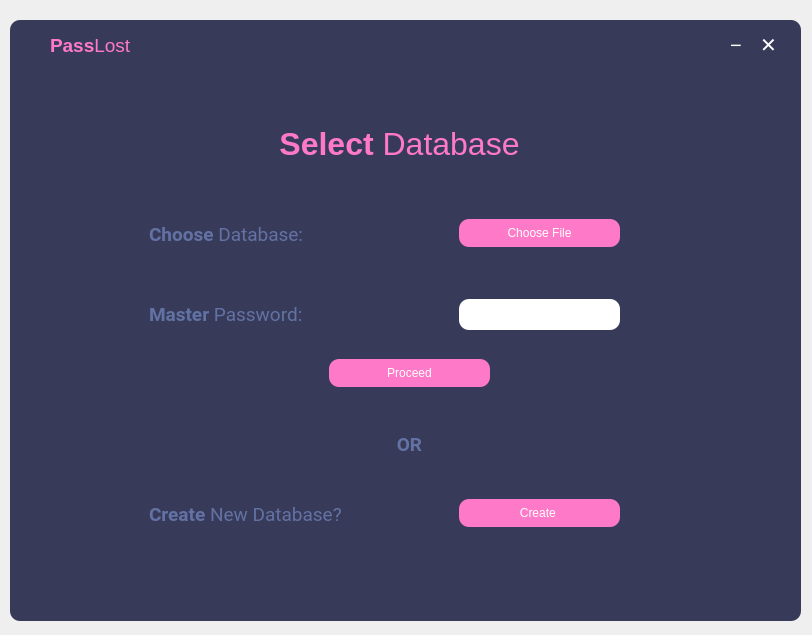
<?xml version="1.0" encoding="UTF-8"?>
<ui version="4.0">
 <class>MainWindow</class>
 <widget class="QMainWindow" name="MainWindow">
  <property name="geometry">
   <rect>
    <x>0</x>
    <y>0</y>
    <width>812</width>
    <height>635</height>
   </rect>
  </property>
  <property name="windowTitle">
   <string>MainWindow</string>
  </property>
  <widget class="QWidget" name="centralwidget">
   <widget class="QFrame" name="frame">
    <property name="geometry">
     <rect>
      <x>10</x>
      <y>40</y>
      <width>791</width>
      <height>581</height>
     </rect>
    </property>
    <property name="styleSheet">
     <string notr="true">
border-radius: 10px;


background-color: rgb(56, 58, 89)</string>
    </property>
    <property name="frameShape">
     <enum>QFrame::StyledPanel</enum>
    </property>
    <property name="frameShadow">
     <enum>QFrame::Raised</enum>
    </property>
    <layout class="QVBoxLayout" name="verticalLayout_2">
     <item>
      <widget class="QStackedWidget" name="stacked_wid">
       <property name="currentIndex">
        <number>0</number>
       </property>
       <widget class="QWidget" name="opendb_page">
        <widget class="QLabel" name="heading_page1">
         <property name="geometry">
          <rect>
           <x>0</x>
           <y>70</y>
           <width>761</width>
           <height>51</height>
          </rect>
         </property>
         <property name="font">
          <font>
           <family>Segoe UI</family>
           <pointsize>24</pointsize>
          </font>
         </property>
         <property name="styleSheet">
          <string notr="true">color: rgb(254, 121, 199)</string>
         </property>
         <property name="text">
          <string>&lt;strong&gt;Select&lt;/strong&gt; Database</string>
         </property>
         <property name="alignment">
          <set>Qt::AlignCenter</set>
         </property>
        </widget>
        <widget class="QLabel" name="choosedb_label">
         <property name="geometry">
          <rect>
           <x>130</x>
           <y>160</y>
           <width>261</width>
           <height>51</height>
          </rect>
         </property>
         <property name="font">
          <font>
           <family>Roboto</family>
           <pointsize>14</pointsize>
          </font>
         </property>
         <property name="styleSheet">
          <string notr="true">color: rgb(98, 114, 164);</string>
         </property>
         <property name="text">
          <string>&lt;html&gt;&lt;head/&gt;&lt;body&gt;&lt;p&gt;&lt;span style=&quot; font-weight:600;&quot;&gt;Choose&lt;/span&gt; Database:&lt;/p&gt;&lt;/body&gt;&lt;/html&gt;</string>
         </property>
         <property name="alignment">
          <set>Qt::AlignLeading|Qt::AlignLeft|Qt::AlignVCenter</set>
         </property>
        </widget>
        <widget class="QPushButton" name="choosefile_btn">
         <property name="geometry">
          <rect>
           <x>440</x>
           <y>170</y>
           <width>161</width>
           <height>28</height>
          </rect>
         </property>
         <property name="font">
          <font>
           <family>Segoe UI</family>
          </font>
         </property>
         <property name="styleSheet">
          <string notr="true">QPushButton{
	background-color: rgb(254, 121, 199);
	color: white;
	border-radius: 10px;
}
QPushButton:hover{
	background-color: white;
	color: rgb(254, 121, 199);
}
QPushButton:pressed{
	background-color: rgb(254, 121, 199);
	color: white;	
}</string>
         </property>
         <property name="text">
          <string>Choose File</string>
         </property>
        </widget>
        <widget class="QLabel" name="masterpw_label">
         <property name="geometry">
          <rect>
           <x>130</x>
           <y>240</y>
           <width>261</width>
           <height>51</height>
          </rect>
         </property>
         <property name="font">
          <font>
           <family>Roboto</family>
           <pointsize>14</pointsize>
          </font>
         </property>
         <property name="styleSheet">
          <string notr="true">color: rgb(98, 114, 164);</string>
         </property>
         <property name="text">
          <string>&lt;html&gt;&lt;head/&gt;&lt;body&gt;&lt;p&gt;&lt;span style=&quot; font-weight:600;&quot;&gt;Master&lt;/span&gt; Password:&lt;/p&gt;&lt;/body&gt;&lt;/html&gt;</string>
         </property>
         <property name="alignment">
          <set>Qt::AlignLeading|Qt::AlignLeft|Qt::AlignVCenter</set>
         </property>
        </widget>
        <widget class="QLineEdit" name="massterpw_entry">
         <property name="geometry">
          <rect>
           <x>440</x>
           <y>250</y>
           <width>161</width>
           <height>31</height>
          </rect>
         </property>
         <property name="font">
          <font>
           <family>Segoe UI</family>
          </font>
         </property>
         <property name="styleSheet">
          <string notr="true">QLineEdit{
	background-color: white;
	border-radius: 10px;
	padding: 5px;
}
QLineEdit:hover{
	border: 2px solid rgb(254, 121, 199);
	padding: 5px;
	border-radius: 10px;
}
QLineEdit:focus{
	border: 2px solid rgb(254, 121, 199);
	padding: 5px;
	border-radius: 10px;
}
</string>
         </property>
         <property name="text">
          <string/>
         </property>
         <property name="echoMode">
          <enum>QLineEdit::Password</enum>
         </property>
        </widget>
        <widget class="QLabel" name="or_label">
         <property name="geometry">
          <rect>
           <x>260</x>
           <y>370</y>
           <width>261</width>
           <height>51</height>
          </rect>
         </property>
         <property name="font">
          <font>
           <family>Roboto</family>
           <pointsize>14</pointsize>
          </font>
         </property>
         <property name="styleSheet">
          <string notr="true">color: rgb(98, 114, 164);</string>
         </property>
         <property name="text">
          <string>&lt;html&gt;&lt;head/&gt;&lt;body&gt;&lt;p&gt;&lt;span style=&quot; font-weight:600;&quot;&gt;OR&lt;/span&gt;&lt;/p&gt;&lt;/body&gt;&lt;/html&gt;</string>
         </property>
         <property name="alignment">
          <set>Qt::AlignCenter</set>
         </property>
        </widget>
        <widget class="QLabel" name="newdb_label">
         <property name="geometry">
          <rect>
           <x>130</x>
           <y>440</y>
           <width>261</width>
           <height>51</height>
          </rect>
         </property>
         <property name="font">
          <font>
           <family>Roboto</family>
           <pointsize>14</pointsize>
          </font>
         </property>
         <property name="styleSheet">
          <string notr="true">color: rgb(98, 114, 164);</string>
         </property>
         <property name="text">
          <string>&lt;html&gt;&lt;head/&gt;&lt;body&gt;&lt;p&gt;&lt;span style=&quot; font-weight:600;&quot;&gt;Create&lt;/span&gt; New Database?&lt;/p&gt;&lt;/body&gt;&lt;/html&gt;</string>
         </property>
         <property name="alignment">
          <set>Qt::AlignLeading|Qt::AlignLeft|Qt::AlignVCenter</set>
         </property>
        </widget>
        <widget class="QPushButton" name="create_btn">
         <property name="geometry">
          <rect>
           <x>440</x>
           <y>450</y>
           <width>161</width>
           <height>28</height>
          </rect>
         </property>
         <property name="font">
          <font>
           <family>Segoe UI</family>
          </font>
         </property>
         <property name="styleSheet">
          <string notr="true">QPushButton{
	background-color: rgb(254, 121, 199);
	color: white;
	border-radius: 10px;
}
QPushButton:hover{
	background-color: white;
	color: rgb(254, 121, 199);
}
QPushButton:pressed{
	background-color: rgb(254, 121, 199);
	color: white;	
}</string>
         </property>
         <property name="text">
          <string>Create </string>
         </property>
        </widget>
        <widget class="QPushButton" name="proceed_btn">
         <property name="geometry">
          <rect>
           <x>310</x>
           <y>310</y>
           <width>161</width>
           <height>28</height>
          </rect>
         </property>
         <property name="font">
          <font>
           <family>Segoe UI</family>
          </font>
         </property>
         <property name="styleSheet">
          <string notr="true">QPushButton{
	background-color: rgb(254, 121, 199);
	color: white;
	border-radius: 10px;
}
QPushButton:hover{
	background-color: white;
	color: rgb(254, 121, 199);
}
QPushButton:pressed{
	background-color: rgb(254, 121, 199);
	color: white;	
}</string>
         </property>
         <property name="text">
          <string>Proceed</string>
         </property>
        </widget>
       </widget>
       <widget class="QWidget" name="createdb_page">
        <widget class="QLabel" name="heading_page2">
         <property name="geometry">
          <rect>
           <x>-10</x>
           <y>70</y>
           <width>781</width>
           <height>51</height>
          </rect>
         </property>
         <property name="font">
          <font>
           <family>Segoe UI</family>
           <pointsize>24</pointsize>
          </font>
         </property>
         <property name="styleSheet">
          <string notr="true">color: rgb(254, 121, 199)</string>
         </property>
         <property name="text">
          <string>&lt;html&gt;&lt;head/&gt;&lt;body&gt;&lt;p&gt;&lt;span style=&quot; font-weight:600;&quot;&gt;Create&lt;/span&gt; Database&lt;/p&gt;&lt;/body&gt;&lt;/html&gt;</string>
         </property>
         <property name="alignment">
          <set>Qt::AlignCenter</set>
         </property>
        </widget>
        <widget class="QLabel" name="choosepath_label">
         <property name="geometry">
          <rect>
           <x>130</x>
           <y>160</y>
           <width>261</width>
           <height>51</height>
          </rect>
         </property>
         <property name="font">
          <font>
           <family>Roboto</family>
           <pointsize>14</pointsize>
          </font>
         </property>
         <property name="styleSheet">
          <string notr="true">color: rgb(98, 114, 164);</string>
         </property>
         <property name="text">
          <string>&lt;html&gt;&lt;head/&gt;&lt;body&gt;&lt;p&gt;&lt;span style=&quot; font-weight:600;&quot;&gt;Choose&lt;/span&gt; Path:&lt;/p&gt;&lt;/body&gt;&lt;/html&gt;</string>
         </property>
         <property name="alignment">
          <set>Qt::AlignLeading|Qt::AlignLeft|Qt::AlignVCenter</set>
         </property>
        </widget>
        <widget class="QPushButton" name="choosepath_btn">
         <property name="geometry">
          <rect>
           <x>440</x>
           <y>170</y>
           <width>161</width>
           <height>28</height>
          </rect>
         </property>
         <property name="font">
          <font>
           <family>Segoe UI</family>
          </font>
         </property>
         <property name="styleSheet">
          <string notr="true">QPushButton{
	background-color: rgb(254, 121, 199);
	color: white;
	border-radius: 10px;
}
QPushButton:hover{
	background-color: white;
	color: rgb(254, 121, 199);
}
QPushButton:pressed{
	background-color: rgb(254, 121, 199);
	color: white;	
}</string>
         </property>
         <property name="text">
          <string>Choose</string>
         </property>
        </widget>
        <widget class="QLabel" name="masterpw_lbl">
         <property name="geometry">
          <rect>
           <x>130</x>
           <y>240</y>
           <width>261</width>
           <height>51</height>
          </rect>
         </property>
         <property name="font">
          <font>
           <family>Roboto</family>
           <pointsize>14</pointsize>
          </font>
         </property>
         <property name="styleSheet">
          <string notr="true">color: rgb(98, 114, 164);</string>
         </property>
         <property name="text">
          <string>&lt;html&gt;&lt;head/&gt;&lt;body&gt;&lt;p&gt;&lt;span style=&quot; font-weight:600;&quot;&gt;Master&lt;/span&gt; Password: &lt;/p&gt;&lt;/body&gt;&lt;/html&gt;</string>
         </property>
         <property name="alignment">
          <set>Qt::AlignLeading|Qt::AlignLeft|Qt::AlignVCenter</set>
         </property>
        </widget>
        <widget class="QLineEdit" name="masterpw2_entry">
         <property name="geometry">
          <rect>
           <x>440</x>
           <y>250</y>
           <width>161</width>
           <height>31</height>
          </rect>
         </property>
         <property name="font">
          <font>
           <family>Segoe UI</family>
          </font>
         </property>
         <property name="styleSheet">
          <string notr="true">QLineEdit{
	background-color: white;
	border-radius: 10px;
	padding: 5px;
}
QLineEdit:hover{
	border: 2px solid rgb(254, 121, 199);
	padding: 5px;
	border-radius: 10px;
}
QLineEdit:focus{
	border: 2px solid rgb(254, 121, 199);
	padding: 5px;
	border-radius: 10px;
}
</string>
         </property>
         <property name="text">
          <string/>
         </property>
         <property name="echoMode">
          <enum>QLineEdit::Password</enum>
         </property>
        </widget>
        <widget class="QLabel" name="confirmmasterpw_label">
         <property name="geometry">
          <rect>
           <x>130</x>
           <y>320</y>
           <width>281</width>
           <height>51</height>
          </rect>
         </property>
         <property name="font">
          <font>
           <family>Roboto</family>
           <pointsize>14</pointsize>
          </font>
         </property>
         <property name="styleSheet">
          <string notr="true">color: rgb(98, 114, 164);</string>
         </property>
         <property name="text">
          <string>&lt;html&gt;&lt;head/&gt;&lt;body&gt;&lt;p&gt;&lt;span style=&quot; font-weight:600;&quot;&gt;Confirm&lt;/span&gt; Master Password: &lt;/p&gt;&lt;/body&gt;&lt;/html&gt;</string>
         </property>
         <property name="alignment">
          <set>Qt::AlignLeading|Qt::AlignLeft|Qt::AlignVCenter</set>
         </property>
        </widget>
        <widget class="QLineEdit" name="confirmmasterpw2_entry">
         <property name="geometry">
          <rect>
           <x>440</x>
           <y>330</y>
           <width>161</width>
           <height>31</height>
          </rect>
         </property>
         <property name="font">
          <font>
           <family>Segoe UI</family>
          </font>
         </property>
         <property name="styleSheet">
          <string notr="true">QLineEdit{
	background-color: white;
	border-radius: 10px;
	padding: 5px;
}
QLineEdit:hover{
	border: 2px solid rgb(254, 121, 199);
	padding: 5px;
	border-radius: 10px;
}
QLineEdit:focus{
	border: 2px solid rgb(254, 121, 199);
	padding: 5px;
	border-radius: 10px;
}
</string>
         </property>
         <property name="text">
          <string/>
         </property>
         <property name="echoMode">
          <enum>QLineEdit::Password</enum>
         </property>
        </widget>
        <widget class="QPushButton" name="createdb_btn_2">
         <property name="geometry">
          <rect>
           <x>390</x>
           <y>430</y>
           <width>161</width>
           <height>28</height>
          </rect>
         </property>
         <property name="font">
          <font>
           <family>Segoe UI</family>
          </font>
         </property>
         <property name="styleSheet">
          <string notr="true">QPushButton{
	background-color: rgb(254, 121, 199);
	color: white;
	border-radius: 10px;
}
QPushButton:hover{
	background-color: white;
	color: rgb(254, 121, 199);
}
QPushButton:pressed{
	background-color: rgb(254, 121, 199);
	color: white;	
}</string>
         </property>
         <property name="text">
          <string>Create Database</string>
         </property>
        </widget>
        <widget class="QPushButton" name="back_btn">
         <property name="enabled">
          <bool>true</bool>
         </property>
         <property name="geometry">
          <rect>
           <x>190</x>
           <y>430</y>
           <width>161</width>
           <height>28</height>
          </rect>
         </property>
         <property name="font">
          <font>
           <family>Segoe UI</family>
          </font>
         </property>
         <property name="styleSheet">
          <string notr="true">QPushButton{
	background-color: rgb(254, 121, 199);
	color: white;
	border-radius: 10px;
}
QPushButton:hover{
	background-color: white;
	color: rgb(254, 121, 199);
}
QPushButton:pressed{
	background-color: rgb(254, 121, 199);
	color: white;	
}</string>
         </property>
         <property name="text">
          <string>Back</string>
         </property>
        </widget>
       </widget>
       <widget class="QWidget" name="display_page">
        <property name="autoFillBackground">
         <bool>false</bool>
        </property>
        <widget class="QTableWidget" name="table">
         <property name="geometry">
          <rect>
           <x>-10</x>
           <y>60</y>
           <width>771</width>
           <height>421</height>
          </rect>
         </property>
         <property name="styleSheet">
          <string notr="true">QHeaderView::section {
    background-color: white;
    font-size: 14pt;
    color: rgb(254, 121, 199);
}
QTableWidget::item{
	background-color: white;
	color: rgb(254, 121, 199);
	padding: 10px
}</string>
         </property>
         <attribute name="horizontalHeaderCascadingSectionResizes">
          <bool>false</bool>
         </attribute>
         <attribute name="horizontalHeaderShowSortIndicator" stdset="0">
          <bool>true</bool>
         </attribute>
         <attribute name="horizontalHeaderStretchLastSection">
          <bool>false</bool>
         </attribute>
         <attribute name="verticalHeaderCascadingSectionResizes">
          <bool>false</bool>
         </attribute>
         <attribute name="verticalHeaderStretchLastSection">
          <bool>false</bool>
         </attribute>
         <row>
          <property name="text">
           <string/>
          </property>
         </row>
        </widget>
        <widget class="QPushButton" name="back2_btn2">
         <property name="geometry">
          <rect>
           <x>170</x>
           <y>520</y>
           <width>161</width>
           <height>28</height>
          </rect>
         </property>
         <property name="font">
          <font>
           <family>Segoe UI</family>
          </font>
         </property>
         <property name="styleSheet">
          <string notr="true">QPushButton{
	background-color: rgb(254, 121, 199);
	color: white;
	border-radius: 10px;
}
QPushButton:hover{
	background-color: white;
	color: rgb(254, 121, 199);
}
QPushButton:pressed{
	background-color: rgb(254, 121, 199);
	color: white;	
}</string>
         </property>
         <property name="text">
          <string>Back</string>
         </property>
        </widget>
        <widget class="QPushButton" name="add_btn">
         <property name="geometry">
          <rect>
           <x>400</x>
           <y>520</y>
           <width>161</width>
           <height>28</height>
          </rect>
         </property>
         <property name="font">
          <font>
           <family>Segoe UI</family>
          </font>
         </property>
         <property name="styleSheet">
          <string notr="true">QPushButton{
	background-color: rgb(254, 121, 199);
	color: white;
	border-radius: 10px;
}
QPushButton:hover{
	background-color: white;
	color: rgb(254, 121, 199);
}
QPushButton:pressed{
	background-color: rgb(254, 121, 199);
	color: white;	
}</string>
         </property>
         <property name="text">
          <string>Add</string>
         </property>
        </widget>
       </widget>
       <widget class="QWidget" name="addnew_page">
        <widget class="QLabel" name="heading_page_4">
         <property name="geometry">
          <rect>
           <x>-10</x>
           <y>70</y>
           <width>771</width>
           <height>51</height>
          </rect>
         </property>
         <property name="font">
          <font>
           <family>Segoe UI</family>
           <pointsize>24</pointsize>
          </font>
         </property>
         <property name="styleSheet">
          <string notr="true">color: rgb(254, 121, 199)</string>
         </property>
         <property name="text">
          <string>&lt;html&gt;&lt;head/&gt;&lt;body&gt;&lt;p&gt;&lt;span style=&quot; font-weight:600;&quot;&gt;Add&lt;/span&gt; New&lt;/p&gt;&lt;/body&gt;&lt;/html&gt;</string>
         </property>
         <property name="alignment">
          <set>Qt::AlignCenter</set>
         </property>
        </widget>
        <widget class="QLineEdit" name="username_entry">
         <property name="geometry">
          <rect>
           <x>440</x>
           <y>170</y>
           <width>161</width>
           <height>31</height>
          </rect>
         </property>
         <property name="font">
          <font>
           <family>Segoe UI</family>
          </font>
         </property>
         <property name="styleSheet">
          <string notr="true">QLineEdit{
	background-color: white;
	border-radius: 10px;
	padding: 5px;
}
QLineEdit:hover{
	border: 2px solid rgb(254, 121, 199);
	padding: 5px;
	border-radius: 10px;
}
QLineEdit:focus{
	border: 2px solid rgb(254, 121, 199);
	padding: 5px;
	border-radius: 10px;
}
</string>
         </property>
         <property name="inputMask">
          <string/>
         </property>
         <property name="text">
          <string/>
         </property>
         <property name="echoMode">
          <enum>QLineEdit::Normal</enum>
         </property>
         <property name="placeholderText">
          <string>johndave12</string>
         </property>
         <property name="cursorMoveStyle">
          <enum>Qt::LogicalMoveStyle</enum>
         </property>
        </widget>
        <widget class="QLabel" name="username_label">
         <property name="geometry">
          <rect>
           <x>130</x>
           <y>160</y>
           <width>261</width>
           <height>51</height>
          </rect>
         </property>
         <property name="font">
          <font>
           <family>Roboto</family>
           <pointsize>14</pointsize>
          </font>
         </property>
         <property name="styleSheet">
          <string notr="true">color: rgb(98, 114, 164);</string>
         </property>
         <property name="text">
          <string>&lt;html&gt;&lt;head/&gt;&lt;body&gt;&lt;p&gt;&lt;span style=&quot; font-weight:600;&quot;&gt;Username&lt;/span&gt;:&lt;/p&gt;&lt;/body&gt;&lt;/html&gt;</string>
         </property>
         <property name="alignment">
          <set>Qt::AlignLeading|Qt::AlignLeft|Qt::AlignVCenter</set>
         </property>
        </widget>
        <widget class="QLineEdit" name="pw_entry">
         <property name="geometry">
          <rect>
           <x>440</x>
           <y>250</y>
           <width>161</width>
           <height>31</height>
          </rect>
         </property>
         <property name="font">
          <font>
           <family>Segoe UI</family>
          </font>
         </property>
         <property name="styleSheet">
          <string notr="true">QLineEdit{
	background-color: white;
	border-radius: 10px;
	padding: 5px;
}
QLineEdit:hover{
	border: 2px solid rgb(254, 121, 199);
	padding: 5px;
	border-radius: 10px;
}
QLineEdit:focus{
	border: 2px solid rgb(254, 121, 199);
	padding: 5px;
	border-radius: 10px;
}
</string>
         </property>
         <property name="text">
          <string/>
         </property>
         <property name="echoMode">
          <enum>QLineEdit::Password</enum>
         </property>
         <property name="placeholderText">
          <string/>
         </property>
        </widget>
        <widget class="QLabel" name="pw_label">
         <property name="geometry">
          <rect>
           <x>130</x>
           <y>240</y>
           <width>261</width>
           <height>51</height>
          </rect>
         </property>
         <property name="font">
          <font>
           <family>Roboto</family>
           <pointsize>14</pointsize>
          </font>
         </property>
         <property name="styleSheet">
          <string notr="true">color: rgb(98, 114, 164);</string>
         </property>
         <property name="text">
          <string>&lt;html&gt;&lt;head/&gt;&lt;body&gt;&lt;p&gt;&lt;span style=&quot; font-weight:600;&quot;&gt;Password&lt;/span&gt;:&lt;/p&gt;&lt;/body&gt;&lt;/html&gt;</string>
         </property>
         <property name="alignment">
          <set>Qt::AlignLeading|Qt::AlignLeft|Qt::AlignVCenter</set>
         </property>
        </widget>
        <widget class="QLineEdit" name="confrimpw_entry">
         <property name="geometry">
          <rect>
           <x>440</x>
           <y>330</y>
           <width>161</width>
           <height>31</height>
          </rect>
         </property>
         <property name="font">
          <font>
           <family>Segoe UI</family>
          </font>
         </property>
         <property name="styleSheet">
          <string notr="true">QLineEdit{
	background-color: white;
	border-radius: 10px;
	padding: 5px;
}
QLineEdit:hover{
	border: 2px solid rgb(254, 121, 199);
	padding: 5px;
	border-radius: 10px;
}
QLineEdit:focus{
	border: 2px solid rgb(254, 121, 199);
	padding: 5px;
	border-radius: 10px;
}
</string>
         </property>
         <property name="text">
          <string/>
         </property>
         <property name="echoMode">
          <enum>QLineEdit::Password</enum>
         </property>
        </widget>
        <widget class="QLabel" name="confirmpw_label">
         <property name="geometry">
          <rect>
           <x>130</x>
           <y>320</y>
           <width>261</width>
           <height>51</height>
          </rect>
         </property>
         <property name="font">
          <font>
           <family>Roboto</family>
           <pointsize>14</pointsize>
          </font>
         </property>
         <property name="styleSheet">
          <string notr="true">color: rgb(98, 114, 164);</string>
         </property>
         <property name="text">
          <string>&lt;html&gt;&lt;head/&gt;&lt;body&gt;&lt;p&gt;&lt;span style=&quot; font-weight:600;&quot;&gt;Confirm&lt;/span&gt; Password:&lt;/p&gt;&lt;/body&gt;&lt;/html&gt;</string>
         </property>
         <property name="alignment">
          <set>Qt::AlignLeading|Qt::AlignLeft|Qt::AlignVCenter</set>
         </property>
        </widget>
        <widget class="QLineEdit" name="url_entry">
         <property name="geometry">
          <rect>
           <x>440</x>
           <y>410</y>
           <width>161</width>
           <height>31</height>
          </rect>
         </property>
         <property name="font">
          <font>
           <family>Segoe UI</family>
          </font>
         </property>
         <property name="styleSheet">
          <string notr="true">QLineEdit{
	background-color: white;
	border-radius: 10px;
	padding: 5px;
}
QLineEdit:hover{
	border: 2px solid rgb(254, 121, 199);
	padding: 5px;
	border-radius: 10px;
}
QLineEdit:focus{
	border: 2px solid rgb(254, 121, 199);
	padding: 5px;
	border-radius: 10px;
}
</string>
         </property>
         <property name="text">
          <string/>
         </property>
         <property name="echoMode">
          <enum>QLineEdit::Normal</enum>
         </property>
         <property name="dragEnabled">
          <bool>false</bool>
         </property>
         <property name="placeholderText">
          <string>instagram.com</string>
         </property>
         <property name="cursorMoveStyle">
          <enum>Qt::LogicalMoveStyle</enum>
         </property>
        </widget>
        <widget class="QLabel" name="url_lbl">
         <property name="geometry">
          <rect>
           <x>130</x>
           <y>400</y>
           <width>261</width>
           <height>51</height>
          </rect>
         </property>
         <property name="font">
          <font>
           <family>Roboto</family>
           <pointsize>14</pointsize>
          </font>
         </property>
         <property name="styleSheet">
          <string notr="true">color: rgb(98, 114, 164);</string>
         </property>
         <property name="text">
          <string>&lt;html&gt;&lt;head/&gt;&lt;body&gt;&lt;p&gt;&lt;span style=&quot; font-weight:600;&quot;&gt;URL&lt;/span&gt;/Link:&lt;/p&gt;&lt;/body&gt;&lt;/html&gt;</string>
         </property>
         <property name="alignment">
          <set>Qt::AlignLeading|Qt::AlignLeft|Qt::AlignVCenter</set>
         </property>
        </widget>
        <widget class="QPushButton" name="submit_btn">
         <property name="geometry">
          <rect>
           <x>400</x>
           <y>490</y>
           <width>161</width>
           <height>28</height>
          </rect>
         </property>
         <property name="font">
          <font>
           <family>Segoe UI</family>
          </font>
         </property>
         <property name="styleSheet">
          <string notr="true">QPushButton{
	background-color: rgb(254, 121, 199);
	color: white;
	border-radius: 10px;
}
QPushButton:hover{
	background-color: white;
	color: rgb(254, 121, 199);
}
QPushButton:pressed{
	background-color: rgb(254, 121, 199);
	color: white;	
}</string>
         </property>
         <property name="text">
          <string>Submit</string>
         </property>
        </widget>
        <widget class="QPushButton" name="back_btn3">
         <property name="geometry">
          <rect>
           <x>200</x>
           <y>490</y>
           <width>161</width>
           <height>28</height>
          </rect>
         </property>
         <property name="font">
          <font>
           <family>Segoe UI</family>
          </font>
         </property>
         <property name="styleSheet">
          <string notr="true">QPushButton{
	background-color: rgb(254, 121, 199);
	color: white;
	border-radius: 10px;
}
QPushButton:hover{
	background-color: white;
	color: rgb(254, 121, 199);
}
QPushButton:pressed{
	background-color: rgb(254, 121, 199);
	color: white;	
}</string>
         </property>
         <property name="text">
          <string>Back</string>
         </property>
        </widget>
       </widget>
      </widget>
     </item>
    </layout>
   </widget>
   <widget class="QFrame" name="close_panel">
    <property name="geometry">
     <rect>
      <x>10</x>
      <y>20</y>
      <width>791</width>
      <height>41</height>
     </rect>
    </property>
    <property name="styleSheet">
     <string notr="true">QFrame{
	background-color: rgb(56, 58, 89);
	border-radius: 10px
}</string>
    </property>
    <property name="frameShape">
     <enum>QFrame::StyledPanel</enum>
    </property>
    <property name="frameShadow">
     <enum>QFrame::Raised</enum>
    </property>
    <widget class="QLabel" name="close_lbl">
     <property name="geometry">
      <rect>
       <x>750</x>
       <y>10</y>
       <width>21</width>
       <height>31</height>
      </rect>
     </property>
     <property name="font">
      <font>
       <pointsize>15</pointsize>
      </font>
     </property>
     <property name="styleSheet">
      <string notr="true">QLabel{
color: white;
}
QLabel:hover{
color: rgb(254, 121, 199);
}</string>
     </property>
     <property name="text">
      <string>&lt;p&gt;&amp;#x2715;&lt;/p&gt;</string>
     </property>
    </widget>
    <widget class="QLabel" name="min_lbl">
     <property name="geometry">
      <rect>
       <x>720</x>
       <y>10</y>
       <width>21</width>
       <height>31</height>
      </rect>
     </property>
     <property name="font">
      <font>
       <pointsize>15</pointsize>
      </font>
     </property>
     <property name="styleSheet">
      <string notr="true">QLabel{
color: white;
}
QLabel:hover{
color: rgb(254, 121, 199);
}</string>
     </property>
     <property name="text">
      <string>&lt;p&gt;&amp;minus;&lt;/p&gt;</string>
     </property>
    </widget>
    <widget class="QLabel" name="title_lbl">
     <property name="geometry">
      <rect>
       <x>40</x>
       <y>10</y>
       <width>91</width>
       <height>31</height>
      </rect>
     </property>
     <property name="font">
      <font>
       <family>Segoe UI</family>
       <pointsize>14</pointsize>
      </font>
     </property>
     <property name="text">
      <string>&lt;html&gt;&lt;head/&gt;&lt;body&gt;&lt;p&gt;&lt;span style=&quot; font-weight:600; color:#fe79c7;&quot;&gt;Pass&lt;/span&gt;&lt;span style=&quot; color:#fe79c7;&quot;&gt;Lost&lt;/span&gt;&lt;/p&gt;&lt;/body&gt;&lt;/html&gt;</string>
     </property>
    </widget>
   </widget>
  </widget>
 </widget>
 <resources/>
 <connections/>
</ui>
